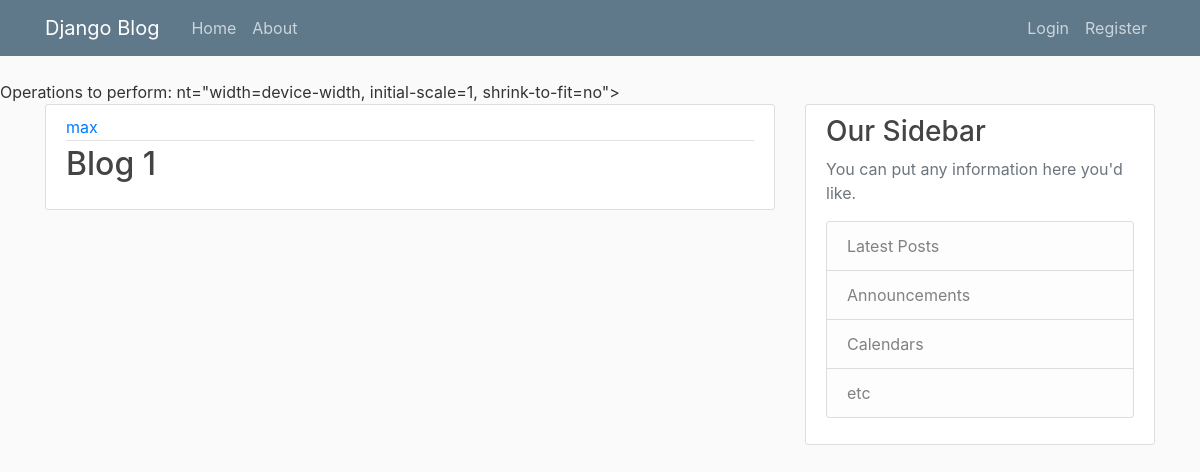
/, run on an earlier commit of the app's database.
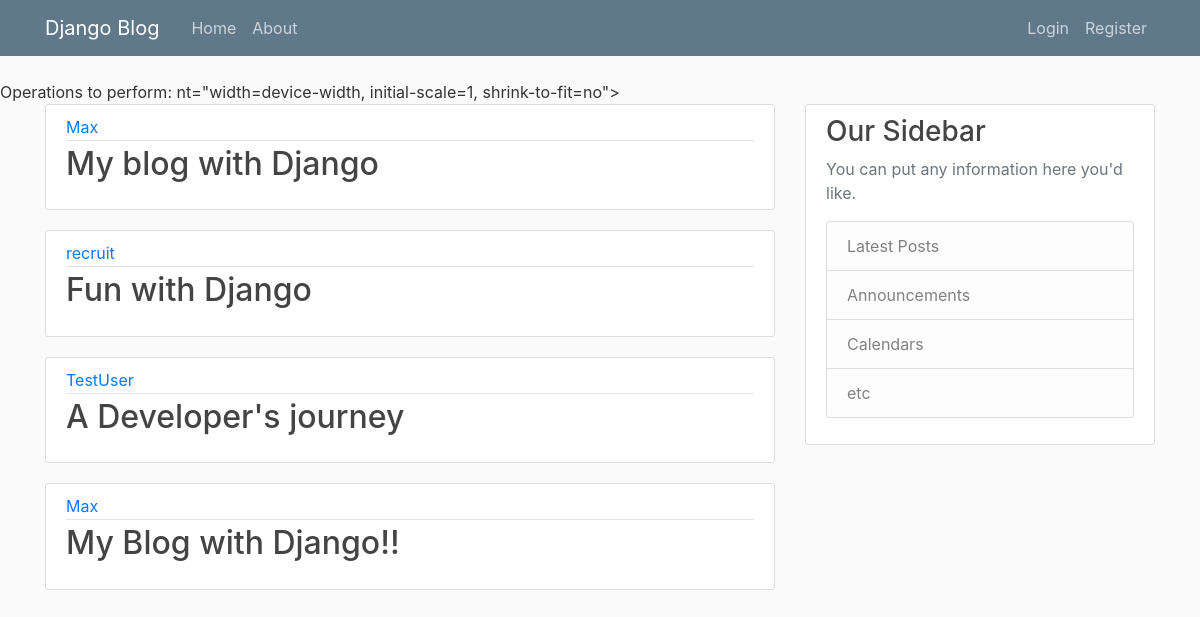
And on a later commit of the database.
### blog/models.py (models this page shows, shortened)
class Post(models.Model):
    title = models.CharField(max_length=100)
    body = models.TextField()
    created_at = models.DateTimeField(default = timezone.now)
    author = models.ForeignKey(User, on_delete=models.CASCADE)

### blog/views.py (the view)
# urls.py: path('', views.home, name='blog-home'),
def home(request):
    context = {
        'posts': Post.objects.all()
    }
    return render(request, 'blog/home.html', context)

### blog/templates/blog/home.html (shortened to what this page needs)
{% extends "blog/base.html" %}
{% block content %}
    {% for post in posts%}
    <article class="media content-section">
        <div class="media-body">
          <div class="article-metadata">
            <a class="mr-2" href="#">{{ post.author }}</a>
          </div>
          <h2><a class="article-title" href="#">{{ post.title }}</a></h2>
        </div>
      </article>
    {% endfor %}
{% endblock content%}

### blog/templates/blog/base.html (shortened to what this page needs)
{% load static %}
<!DOCTYPE html>Operations to perform:
    <link rel="stylesheet" href="https://maxcdn.bootstrapcdn.com/bootstrap/4.0.0/css/bootstrap.min.css">
    <link rel="stylesheet" type="text/css" href="{% static 'blog/main.css' %}">
    </head>
    <body>
<header class="site-header">
    <nav class="navbar navbar-expand-md navbar-dark bg-steel fixed-top">
      <div class="container">
        <a class="navbar-brand mr-4" href="/">Django Blog</a>
        <div class="collapse navbar-collapse" id="navbarToggle">
          <div class="navbar-nav mr-auto">
            <a class="nav-item nav-link" href="{% url 'blog-home' %}">Home</a>
            <a class="nav-item nav-link" href="{% url 'blog-about' %}">About</a>
          </div>
          <div class="navbar-nav">
            {% if user.is_authenticated %}
            <a class="nav-item nav-link" href="{% url 'profile' %}">Profile</a>
            <a class="nav-item nav-link" href="{% url 'logout' %}">Logout</a>
            {% else %}
            <a class="nav-item nav-link" href="{% url 'login' %}">Login</a>
            <a class="nav-item nav-link" href="{% url 'register' %}">Register</a>
            {% endif %}
          </div>
        </div>
      </div>
    </nav>
  </header>
<main role="main" class="container">
    <div class="row">
      <div class="col-md-8">
        {% block content %}{% endblock %}
      </div>
      <div class="col-md-4">
        <div class="content-section">
          <h3>Our Sidebar</h3>
          <p class='text-muted'>You can put any information here you'd like.
            <ul class="list-group">
              <li class="list-group-item list-group-item-light">Latest Posts</li>
              <li class="list-group-item list-group-item-light">Announcements</li>
              <li class="list-group-item list-group-item-light">Calendars</li>
              <li class="list-group-item list-group-item-light">etc</li>
            </ul>
          </p>
        </div>
      </div>
    </div>
  </main>
    </body>
</html>

### blog/static/blog/main.css (style rules this page uses)
body { background: #fafafa; color: #333333; margin-top: 5rem; }
h1, h2, h3, h4, h5, h6 { color: #444444; }
ul { margin: 0; }
.bg-steel { background-color: #5f788a; }
.site-header .navbar-nav .nav-link { color: #cbd5db; }
.content-section { background: #ffffff; padding: 10px 20px; border: 1px solid #dddddd; border-radius: 3px; margin-bottom: 20px; }
.article-title { color: #444444; }
.article-metadata { padding-bottom: 1px; margin-bottom: 4px; border-bottom: 1px solid #e3e3e3 }

What changed in the data, as far as the page shows it:
removed Post: author "max", title "Blog 1"
added Post: author "Max", title "My blog with Django"
added Post: author "recruit", title "Fun with Django"
added Post: author "TestUser", title "A Developer's journey"
added Post: author "Max", title "My Blog with Django!!"
